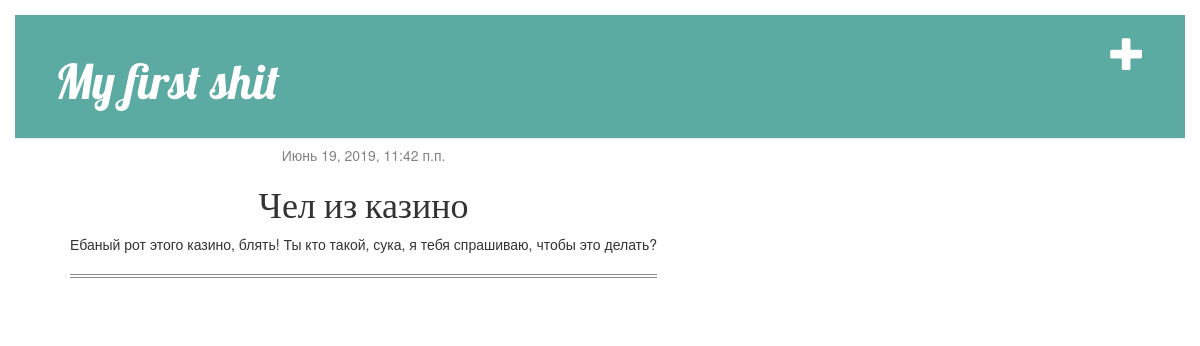
Screenshot of /post/3/ with the database file from the repository.
### blog/models.py (models this page shows, shortened)
class Post(models.Model):
    author = models.CharField(max_length=200)
    text = models.TextField()
    created_date = models.DateTimeField(blank=True, null=True)
    published_date = models.DateTimeField(blank=True, null=True)

### blog/views.py (the view)
# urls.py: path('post/<int:pk>/', views.post_detail, name='post_detail'),
def post_detail(request, pk):
    post = get_object_or_404(Post, pk=pk)
    return render(request, 'blog/post_detail.html', {'post': post})

### blog/templates/blog/post_detail.html
{% extends 'blog/base.html' %}
{% block content %}
    <div class="post">
        {% if post.published_date %}
            <div class="date">
                {{ post.published_date }}
            </div>
        {% endif %}
        <h1>{{ post.author }}</h1>
        <p>{{ post.text|linebreaksbr }}</p>
	<hr>
    </div>
{% endblock %}

### blog/static/css/blog.css (style rules this page uses)
body { padding: 15px; }
h1, h2, h3, h4 { font-family: 'Lobster', cursive; }
.date { color: #828282; margin-top: 1%; margin-bottom: 0px; }
.post { margin-bottom: 20px; text-align: center; display: table; }
hr { border: 0; border-top: 4px double #8c8c8c; text-align: center; }
hr:after { content: '\2665'; display: inline-block; position: relative; top: -15px; padding: 0 10px; background: #fff; color: #8c8c8c; font-size: 18px; }

### rows the page displays
Post: published_date "Июнь 19, 2019, 11:42 п.п.", author "Чел из казино", text "Ебаный рот этого казино, блять! Ты кто такой, сука, я тебя спрашиваю, чтобы это делать?"
